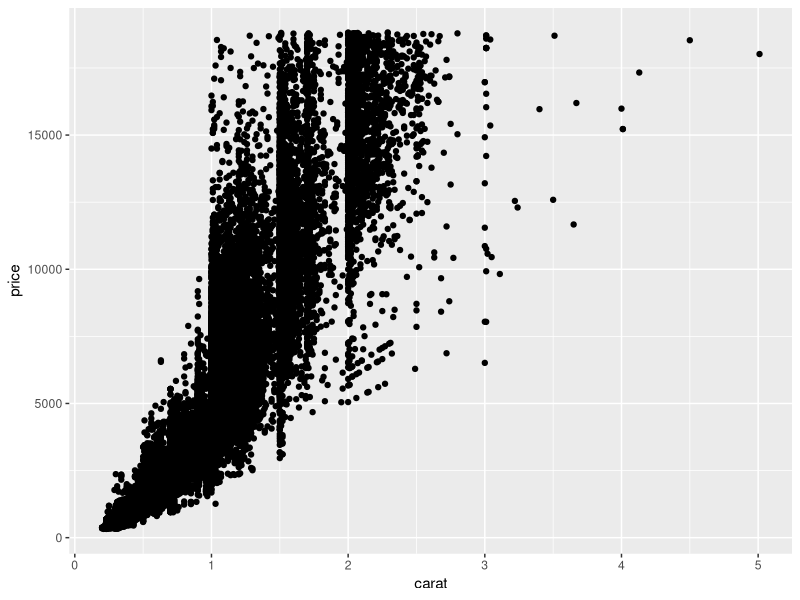
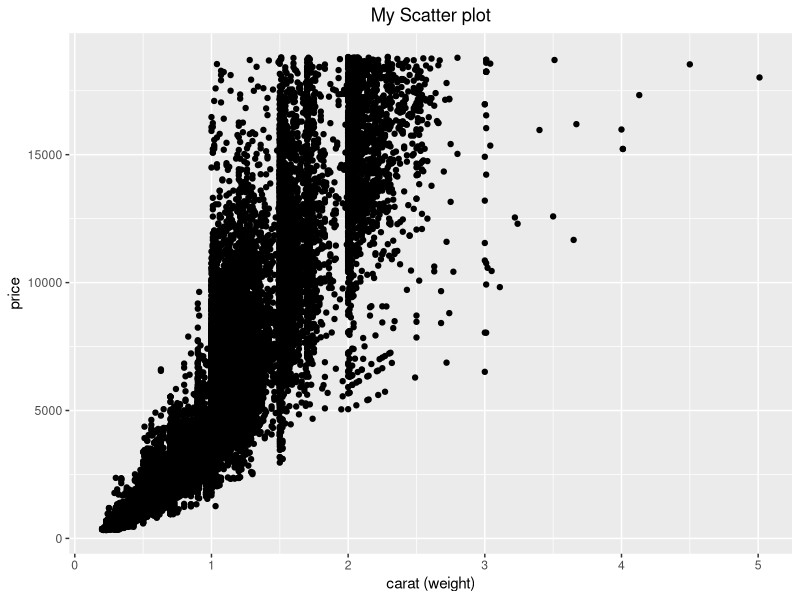
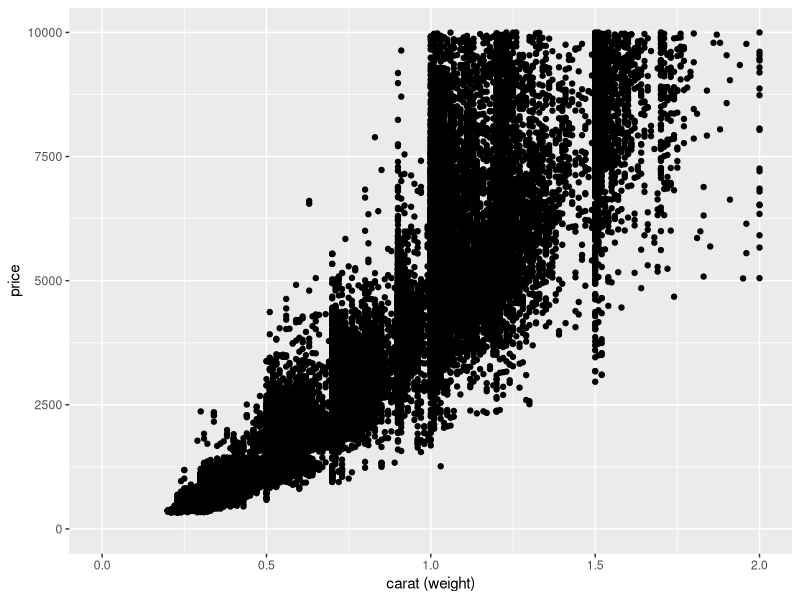
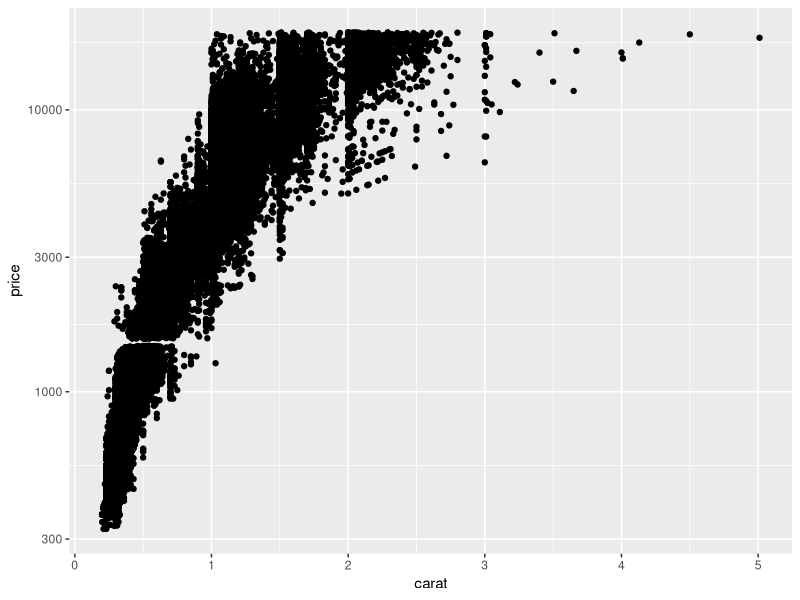
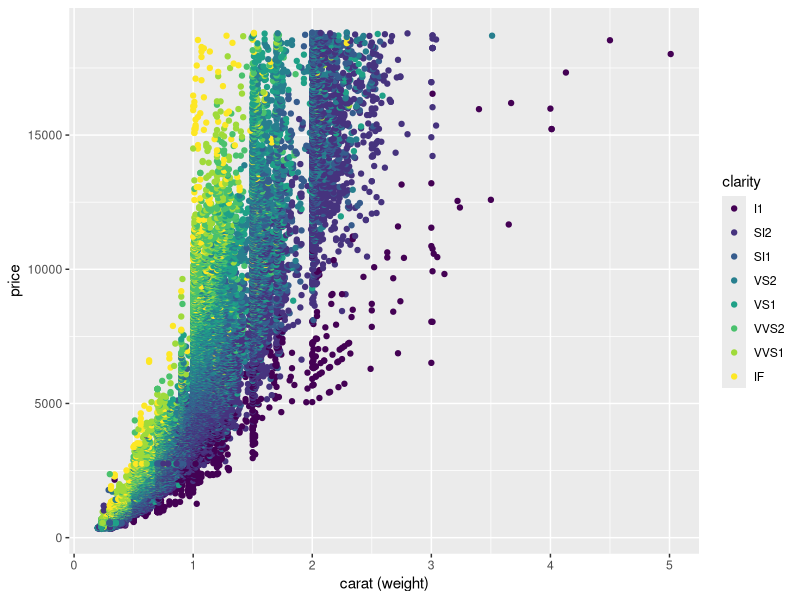
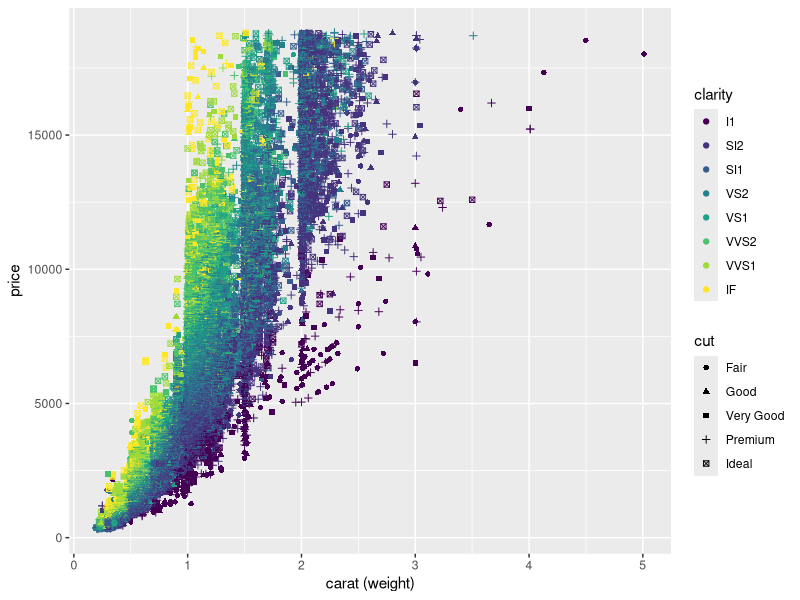
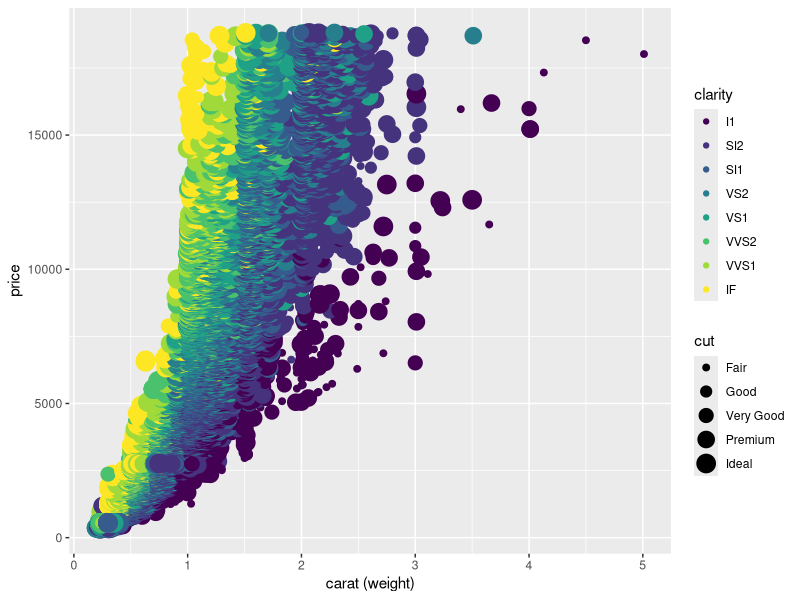
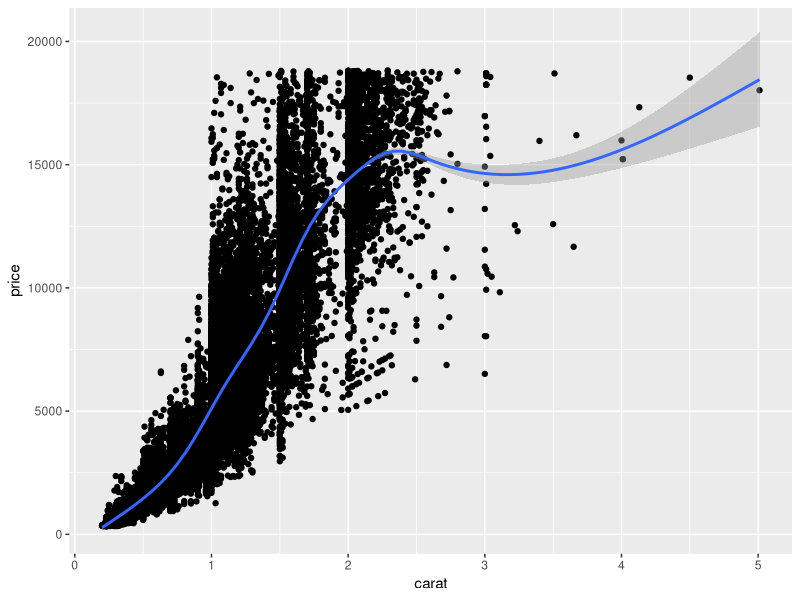

Here is the R script that generated these plots, in order:
## ---- chunk 1
library(ggplot2)
data("diamonds")
head(diamonds)
## ---- chunk 2
ggplot(diamonds, aes(x=carat, y=price)) + geom_point()
## ---- chunk 3
#to center the title use: theme(plot.title = element_text(hjust = 0.5))
ggplot(diamonds, aes(x=carat, y=price)) + geom_point() + ggtitle("My Scatter plot") + xlab("carat (weight)") + theme(plot.title = element_text(hjust = 0.5))
## ---- chunk 4
#Note that this action can cause data loss in the plot
ggplot(diamonds, aes(x=carat, y=price)) + geom_point() + xlab("carat (weight)") + xlim(0,2) + ylim(0,10000) 
## ---- chunk 5
ggplot(diamonds, aes(x=carat, y=price)) + geom_point() + scale_y_log10()
## ---- chunk 6
ggplot(diamonds, aes(x=carat, y=price, color=clarity)) + geom_point() + xlab("carat (weight)") 
## ---- chunk 7
ggplot(diamonds, aes(x=carat, y=price, color=clarity, shape=cut)) + geom_point() + xlab("carat (weight)") 
## ---- chunk 8
ggplot(diamonds, aes(x=carat, y=price, color=clarity, size=cut)) + geom_point() + xlab("carat (weight)") 
## ---- chunk 9
# the gray area around the curve is the confidence interval. 
#To turn it off we can turn off the standard error option in geo_smooth(next figure).
ggplot(diamonds, aes(x=carat, y=price)) + geom_point() + geom_smooth() 
## ---- chunk 10
# Remove the confidence area around the curve
ggplot(diamonds, aes(x=carat, y=price)) + geom_point() + geom_smooth(se=FALSE) 
## ---- chunk 11
ggplot(diamonds, aes(x=carat, y=price)) + geom_point() + geom_smooth(se=FALSE, method="lm") 
## ---- chunk 12
ggplot(diamonds, aes(x=carat, y=price, color=clarity)) + geom_point() + geom_smooth(se=FALSE)
## ---- chunk 13
ggplot(diamonds, aes(x=carat, y=price, color=clarity)) + geom_smooth(se=FALSE)
## ---- chunk 14
ggplot(diamonds, aes(x=carat, y=price, color=clarity)) + geom_point() + geom_smooth(se=FALSE, method = "lm")
## ---- chunk 15
ggplot(diamonds, aes(x=carat, y=price, color=clarity)) + geom_smooth(se=FALSE, method = "lm")
## ---- chunk 16
ggplot(diamonds, aes(x=carat, y=price, color = clarity)) + geom_point()
## ---- chunk 17
ggplot(diamonds, aes(x=carat, y=price)) + geom_point() + facet_wrap(~clarity) 
## ---- chunk 18
ggplot(diamonds, aes(x=carat, y=price, color=color)) + geom_point() + facet_wrap(~clarity)
## ---- chunk 19
ggplot(diamonds, aes(x=carat, y=price)) + geom_point() + facet_grid(color~clarity)
## ---- chunk 20
#to center the title use: theme(plot.title = element_text(hjust = 0.5))
ggplot(diamonds, aes(x=carat, y=price, color=cut)) + geom_point() + facet_grid(color~clarity)+ ggtitle("5 in 1 Plot") + theme(plot.title = element_text(hjust = 0.5))
## ---- chunk 21

ggplot(diamonds, aes(x=carat, y=price, color=cut)) + geom_point() + facet_grid(color~clarity) 
